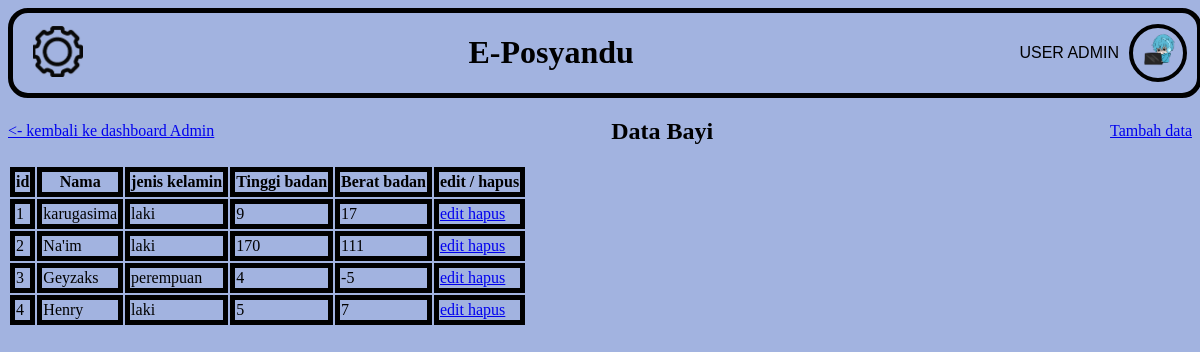
Screenshot of /bayi.admin.php with the database file from the repository.
### tables this page shows
CREATE TABLE `data_bayi` (
  `id` int NOT NULL,
  `Nama` varchar(255) NOT NULL,
  `Jenis_kelamin` enum('laki','perempuan') NOT NULL,
  `Tinggi_badan` int NOT NULL,
  `Berat_badan` int NOT NULL
);

### bayi.admin.php (called while the page is built, shortened)
<?php
    require 'koneksi.php';
require "bayi.model.php";
$bayimodel = new  bayiModel($koneksi);
$rows = $bayimodel->getAll();
    require 'Views/bayi.admin.view.php';
?>

### bayi.model.php (called while the page is built, shortened)
<?php
class bayiModel {
    private $koneksi;
    public function __construct(mysqli $koneksi) {
        $this->koneksi = $koneksi;
    }
    public function getAll() {
        $sql = "SELECT * FROM data_bayi";
        $rows = $this->koneksi->execute_query($sql, []);
        return $rows;
    }
}

### Views/bayi.admin.view.php (the view, shortened to what this page needs)
<!DOCTYPE html>
<html>
    <head>
    </head>
    <body>
            <div class="container">
                <div class="header">
                    <div class="Juding">
                        <a href="settings.admin.php"> <img class="seting" src="iconic.png"> </a>
                    </div>
                    <h1> E-Posyandu </h1>
                    <div class="profile">
                        <p style="font-family: 'Gill Sans', 'Gill Sans MT', Calibri, 'Trebuchet MS', sans-serif;"> USER ADMIN </p>
                        <img class="Fp" src="BluAdmin.png">
                    </div>
                </div>
                <div class="UI_atas">
                    <a class="kembali" href="dashboard.admin.php"> <- kembali ke dashboard Admin  </a>
                    <h2> Data Bayi </h2>
                    <a href="tambah.bayi.admin.php"> Tambah data </a>
                </div>
                <div>
                    <table>
                            <thead class="kepaMeja">
                                <tr>
                                    <th> id </th>
                                    <th> Nama </th>
                                    <th> jenis kelamin </th>
                                    <th> Tinggi badan </th>
                                    <th> Berat badan </th>
                                    <th> edit / hapus </th>
                               </tr>
                             </thead>
                             <tbody>
                                <?php
                                    $no = 1;
                                    while ($item = mysqli_fetch_assoc($rows))
                                    {
                                ?>
                                <tr>
                                    <td> <?= $no; ?></td>
                                    <td> <?= $item["Nama"] ?></td>
                                    <td> <?= $item["Jenis_kelamin"] ?></td>
                                    <td> <?= $item["Tinggi_badan"] ?></td>
                                    <td> <?= $item["Berat_badan"] ?></td>
                                    <td>
                                        <a href="edit.admin.php?id=<?=$item['id']?>">  edit </a>
                                        <a href="hapus.admin.php?id=<?=$item['id']?>" onclick="return confirm('Hapus data ini?')"> hapus </a>
                                    </td>
                                </tr>
                                <?php
                                $no += 1;
                                    }
                                ?>
                             </tbody>
                    </table>
                </div>
            </div>
    </body>
</html>

### Views/bayi.admin.view.php (style rules this page uses)
body { background-color:rgb(162, 179, 224); }
.header { display: flex; border: black 5px solid; width: 100%; height: 100%; justify-content: space-between; border-radius: 20px; }
.Juding { display: flex; margin-left: 20px; align-items: center; }
.profile { display: flex; justify-content: flex-end; align-items: center; }
.Fp { width: 50px; margin: 10px; border: black solid 4px; border-radius: 60px; }
.seting { width: 50px; transition: 0.5s; }
.UI_atas { display: flex; justify-content: space-between; align-items: center; }
table th { border: black 5px solid; margin: 10px; }
td { border: black 5px solid; }

### rows the page displays
data_bayi: Nama "karugasima", Jenis_kelamin "laki", Tinggi_badan "9", Berat_badan "17"
data_bayi: Nama "Na'im", Jenis_kelamin "laki", Tinggi_badan "170", Berat_badan "111"
data_bayi: Nama "Geyzaks", Jenis_kelamin "perempuan", Tinggi_badan "4", Berat_badan "-5"
data_bayi: Nama "Henry", Jenis_kelamin "laki", Tinggi_badan "5", Berat_badan "7"
